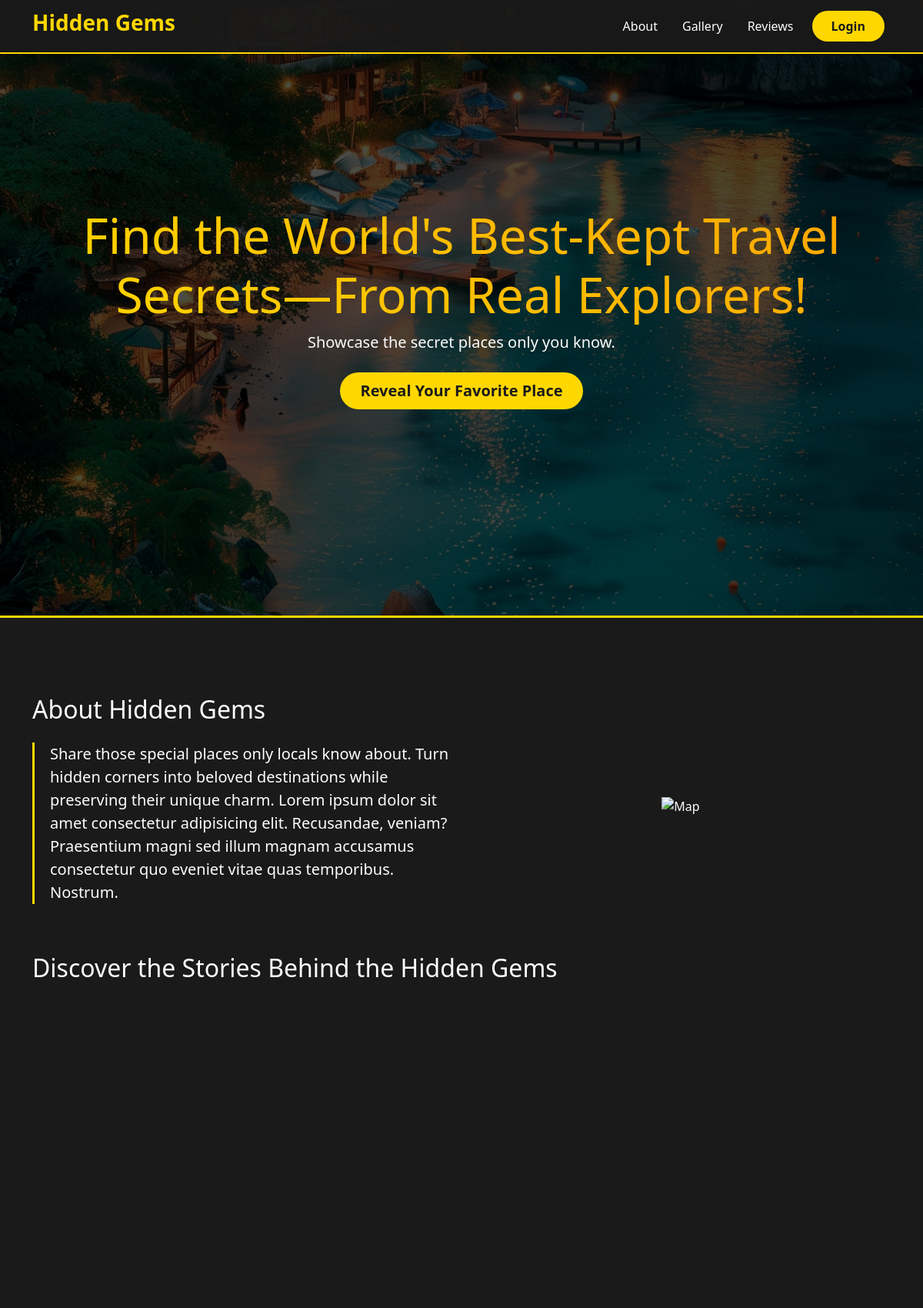
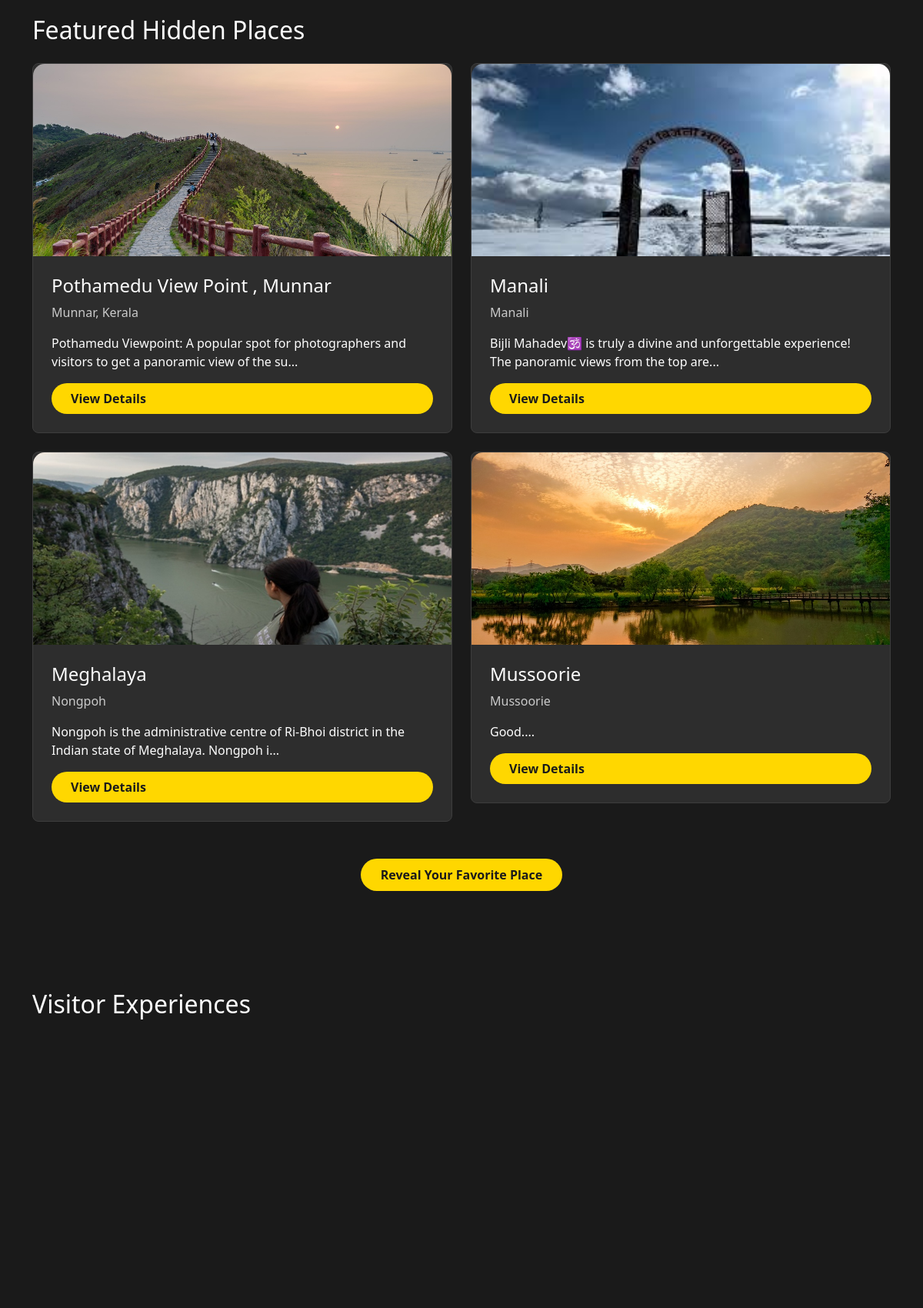
The page / (upper part) on the database its author committed (2 pictures, top to bottom).
### app.py (models this page shows)
class Place(db.Model):
    id = db.Column(db.Integer, primary_key=True)
    name = db.Column(db.String(100), nullable=False)
    location = db.Column(db.String(100), nullable=False)
    description = db.Column(db.Text, nullable=False)
    image = db.Column(db.String(100), nullable=False)
    best_time = db.Column(db.String(50))
    timestamp = db.Column(db.DateTime, default=lambda: datetime.now(IST))
    user_id = db.Column(db.Integer, db.ForeignKey('user.id'), nullable=False)
    lat = db.Column(db.Float, nullable=True)
    lng = db.Column(db.Float, nullable=True)
    visit_history = db.relationship('PlaceVisit', backref='place', lazy=True)

### app.py (the view)
@app.route('/')
def home():
    places = Place.query.order_by(Place.timestamp.desc()).all()
    return render_template("home.html", places=places)

### app.py (called while the page is built)
def check_if_holiday(date):
    holidays = [
        '01-26', # Republic Day
        '08-15', # Independence Day
        '10-02', # Gandhi Jayanti
    ]
    return date.strftime('%m-%d') in holidays

@app.context_processor
def inject_current_time():
    now = datetime.now(timezone.utc).astimezone(IST)
    return {
        'current_time': now,
        'is_holiday': check_if_holiday(now)
    }

@app.before_request
def check_admin_access():
    if request.path.startswith('/admin') and not request.endpoint == 'admin_login':
        if not session.get('is_admin'):
            flash("Admin access required", "danger")
            return redirect(url_for('login'))

### templates/home.html (shortened to what this page needs)
<!DOCTYPE html>
<html lang="en">
<head>
    <link href="https://cdn.jsdelivr.net/npm/bootstrap@5.3.0/dist/css/bootstrap.min.css" rel="stylesheet">
    <link rel="stylesheet" href="{{ url_for('static', filename='style.css') }}">
</head>
<body>
    <nav class="navbar navbar-expand-lg fixed-top">
        <div class="container">
            <a class="navbar-brand" href="#">
                <h3 class="fw-bold" style="color: var(--accent-yellow);">Hidden Gems</h3>
            </a>
            <div class="collapse navbar-collapse" id="navbarNav">
                <ul class="navbar-nav ms-auto">
                    <li class="nav-item mx-2">
                        <a class="nav-link" href="#about">About</a>
                    </li>
                    <li class="nav-item mx-2">
                        <a class="nav-link" href="#gallery">Gallery</a>
                    </li>
                    <li class="nav-item mx-2">
                        <a class="nav-link" href="#testimonials">Reviews</a>
                    </li>
                    <li class="nav-item mx-2">
                        <a class="nav-link login-btn" href="{{ url_for('login') }}">Login</a>
                    </li>
                </ul>
            </div>
        </div>
    </nav>
    <section class="hero-section">
        <div class="container">
            <div class="row text-center">
                <div class="col-12">
                    <h1 class="hero-heading">
                        <span class="text-wrapper">
                        </span>
                    </h1>
                    <p class="lead mb-4">Showcase the secret places only you know.</p>
                    <a href="{{ url_for('add_place') }}" class="btn btn-lg login-btn">Reveal Your Favorite Place</a>
                </div>
            </div>
        </div>
    </section>
    <section id="about" class="about-section">
        <div class="container">
            <div class="row align-items-center">
                <div class="col-md-6">
                    <h2 class="animated-text mb-4">About Hidden Gems</h2>
                    <p class="lead" style="border-left: 3px solid var(--accent-yellow); padding-left: 20px;">
                        Share those special places only locals know about. Turn hidden corners into beloved destinations
                        while preserving their unique charm. Lorem ipsum dolor sit amet consectetur adipisicing elit.
                        Recusandae, veniam? Praesentium magni sed illum magnam accusamus consectetur quo eveniet vitae
                        quas temporibus. Nostrum.
                    </p>
                </div>
                <div class="col-md-6 text-center">
                    <img src="/static/images/About-map.jpg" alt="Map" class="img-fluid" style="max-height: 400px;">
                </div>
            </div>
        </div>
        <section id="testimonials" class="testimonial-section py-5">
            <div class="container">
                <h2 class="animated-text mb-4">Discover the Stories Behind the Hidden Gems</h2>
                <div class="row g-4">
                    <div class="col-md-4">
                    </div>
                    <div class="col-md-4">
                    </div>
                    <div class="col-md-4">
                    </div>
    </section>
    <section id="gallery" class="gallery-section">
        <div class="container">
            <h2 class="animated-text mb-4">Featured Hidden Places</h2>
            <div class="row g-4">
                {% for place in places %}
                <div class="col-md-6">
                    <div class="place-card">
                        <img src="/static/uploads/{{ place.image }}" class="place-img w-100" alt="{{ place.name }}">
                        <div class="p-4">
                            <h4>{{ place.name }}</h4>
                            <p class="text-muted">{{ place.location }}</p>
                            <p>{{ place.description[:100] }}...</p>
                            <a href="{{ url_for('place_details', place_id=place.id) }}" class="nav-link login-btn">View Details</a>
                        </div>
                    </div>
                </div>
                {% endfor %}
            </div>
            <div class="text-center mt-5">
                <a href="{{ url_for('login') }}" class="btn login-btn">Reveal Your Favorite Place</a>
            </div>
        </div>
    </section>
    <section id="testimonials" class="testimonial-section py-5">
        <div class="container">
            <h2 class="animated-text mb-4">Visitor Experiences</h2>
            <div class="row g-4">
                <div class="col-md-4">
                </div>
                <div class="col-md-4">
                </div>
                <div class="col-md-4">
                </div>
            </div>
        </div>
    </section>
</body>
</html>

### static/style.css (style rules this page uses)
:root { --dark-bg: #1a1a1a; --accent-yellow: #FFD700; --warm-white: #fdfdfd; }
body { background-color: var(--dark-bg); color: var(--warm-white); overflow-x: hidden; }
.navbar { background: rgba(26, 26, 26, 0.95) !important; border-bottom: 2px solid var(--accent-yellow); }
.nav-link { color: var(--warm-white) !important; transition: 0.3s; }
.login-btn { background: var(--accent-yellow); color: var(--dark-bg) !important; border-radius: 25px; padding: 8px 25px !important; font-weight: 600; }
.hero-section { display: flex; height: 100vh; align-items: center; background: linear-gradient(rgba(0,0,0,0.7), rgba(0,0,0,0.7)); background-size: cover; background-position: center; transition: background-image 1s ease-in-out; }
.hero-heading { font-size: 4rem; background: linear-gradient(45deg, #FFD700, #FFA500); -webkit-background-clip: text; background-clip: text; color: transparent; animation: gradientAnim 3s infinite alternate; }
.hero-heading { perspective: 1000px; transform-style: preserve-3d; animation: flipIn 2s ease-out forwards; opacity: 0; }
.about-section { padding: 100px 0; border-top: 3px solid var(--accent-yellow); }
.animated-text { position: relative; display: inline-block; }
.animated-text::after { content: ''; position: absolute; bottom: -10px; left: 0; width: 100%; height: 3px; background: var(--accent-yellow); transform: scaleX(0); transition: transform 0.3s ease; }
.gallery-section { padding: 80px 0; }
.place-card { background: #2d2d2d; border-radius: 15px; transition: transform 0.3s; border: 1px solid #3d3d3d; }
.place-img { height: 250px; object-fit: cover; border-radius: 15px 15px 0 0; }
.login-btn { background: var(--accent-yellow); color: #000; font-weight: 600; }
body { background-color: #000 important!; }
.text-muted { --bs-text-opacity: 1; color: rgba(255, 255, 255, 0.75) !important; }
.place-card { transition: transform 0.3s ease; border-radius: 8px; overflow: hidden; }

### rows shown on the page
Place: image (picture), name "Pothamedu View Point , Munnar", location "Munnar, Kerala", description "Pothamedu Viewpoint: A popular spot for photographers and visitors to get a panoramic view of the su"
Place: image (picture), name "Manali", location "Manali", description "Bijli Mahadev🕉️ is truly a divine and unforgettable experience! The panoramic views from the top are"
Place: image (picture), name "Meghalaya", location "Nongpoh", description "Nongpoh is the administrative centre of Ri-Bhoi district in the Indian state of Meghalaya. Nongpoh i"
Place: image (picture), name "Mussoorie", location "Mussoorie", description "Good."
